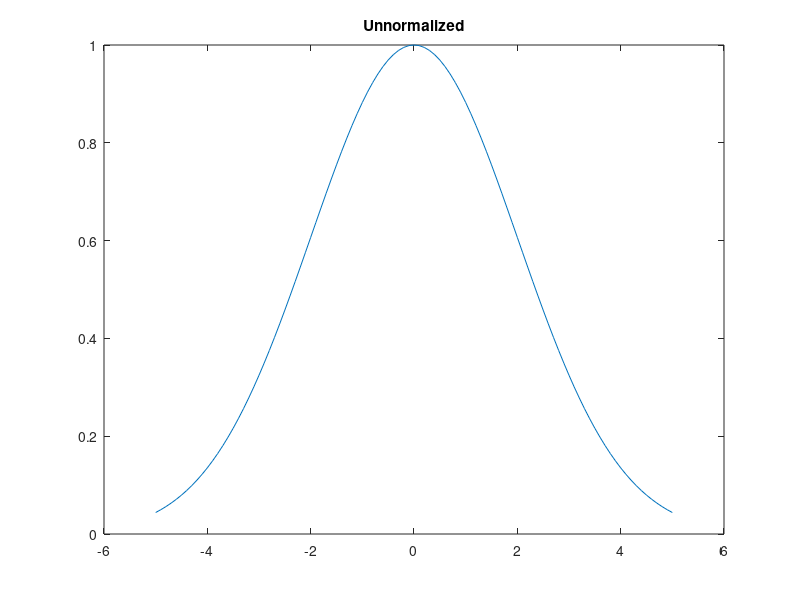
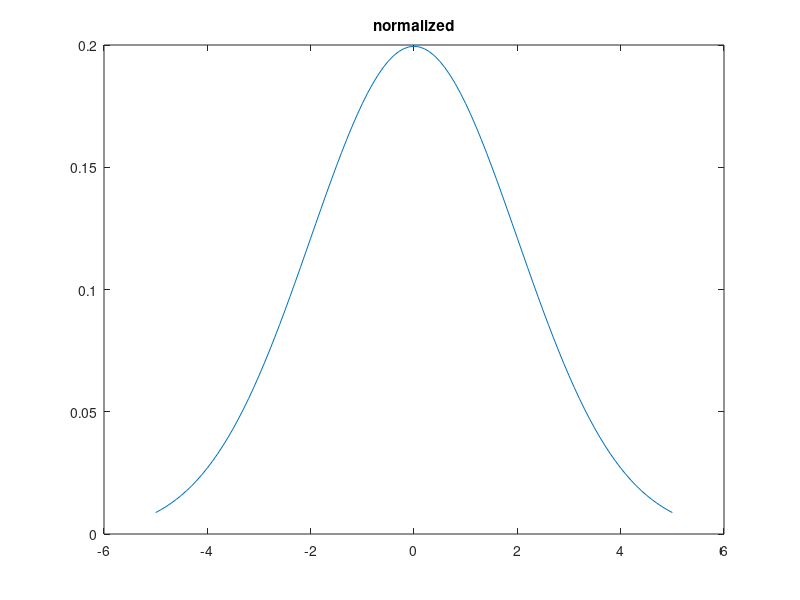

These figures' MATLAB source, in order:
clc
clear
close all

x = (-5:0.1:5);

mu = 0;
sigma = 2;

fx_n = zeros(length(x),1);
fx = zeros(length(x),1);

for i = 1:length(x)
    fx(i) = exp( -(x(i)^2)/(2*sigma^2) );
    fx_n(i) = fx(i) / (sigma*sqrt(2*pi));
    
end

figure()
plot(x,fx)
title('Unnormalized')

figure()
plot(x,fx_n)
title('normalized')